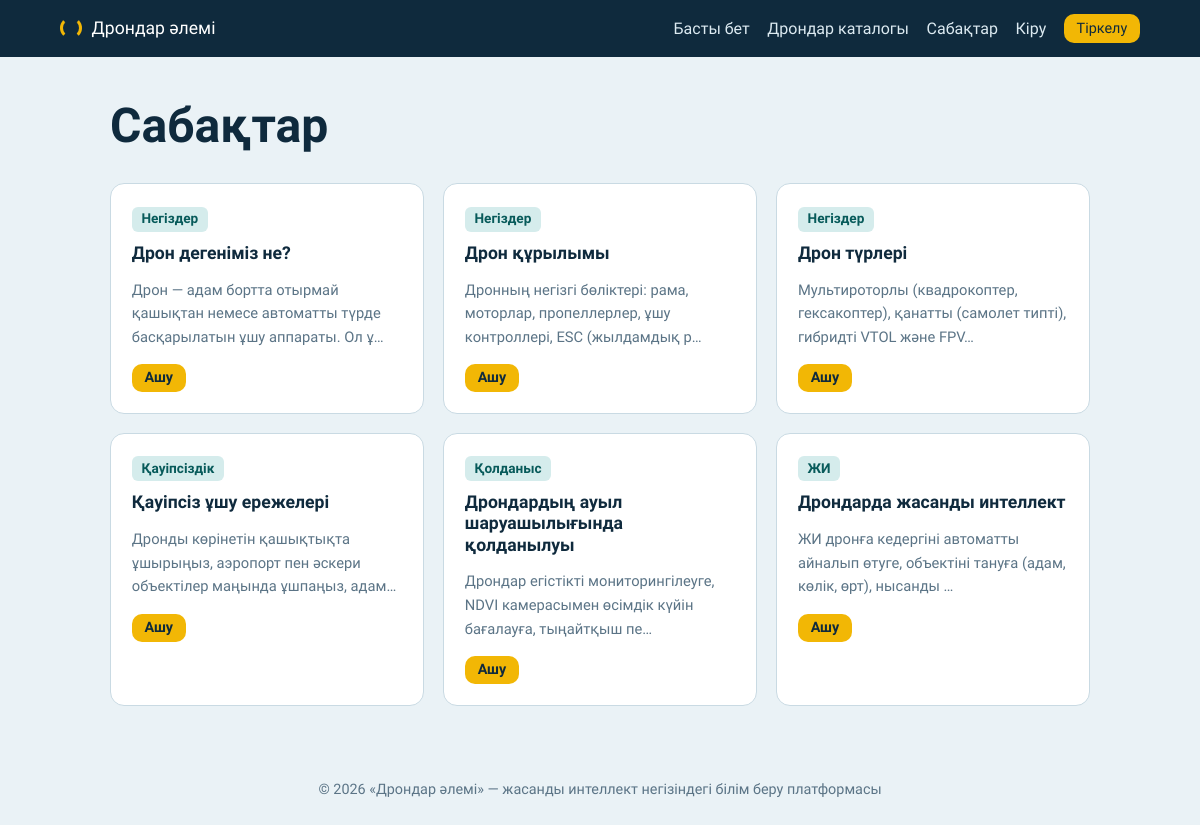
Page /lessons.php on the committed database.
### tables this page shows
CREATE TABLE IF NOT EXISTS lessons (
  id INT AUTO_INCREMENT PRIMARY KEY,
  title VARCHAR(200) NOT NULL,
  category VARCHAR(80) NOT NULL DEFAULT 'Жалпы',
  content TEXT NOT NULL,
  created_at TIMESTAMP DEFAULT CURRENT_TIMESTAMP
);

### config.php (called while the page is built, shortened)
<?php
function e($s) { return htmlspecialchars((string)$s, ENT_QUOTES, 'UTF-8'); }
function logged() { return $_SESSION['user'] ?? null; }

### lessons.php (the view)
<?php require 'config.php'; $title='Сабақтар';
$done=[]; if(logged()){ $q=$pdo->prepare('SELECT lesson_id FROM progress WHERE user_id=?'); $q->execute([logged()['id']]); $done=$q->fetchAll(PDO::FETCH_COLUMN); }
$rows=$pdo->query('SELECT * FROM lessons ORDER BY id')->fetchAll();
include 'includes/header.php'; ?>
<h1>Сабақтар</h1>
<div class="grid">
<?php foreach($rows as $l): ?>
  <article class="card"><span class="tag"><?= e($l['category']) ?></span>
  <h3 style="margin-top:.7rem"><?= e($l['title']) ?></h3>
  <p class="meta"><?= e(mb_substr($l['content'],0,90)) ?>…</p>
  <a class="btn small" href="lesson.php?id=<?= $l['id'] ?>">Ашу</a>
  <?php if(in_array($l['id'],$done)): ?> <span class="tag" style="background:#DFF3E8;color:var(--ok)">Өтілді</span><?php endif; ?></article>
<?php endforeach; ?>
</div>
<?php include 'includes/footer.php'; ?>

### includes/header.php (shortened to what this page needs)
<?php $u = logged(); $in_admin = strpos($_SERVER['SCRIPT_NAME'], '/admin/') !== false; $base = $in_admin ? '../' : ''; ?>
<!DOCTYPE html>
<html lang="kk">
<head>
<link rel="stylesheet" href="<?= $base ?>assets/style.css">
</head>
<body>
<header class="top">
  <a class="brand" href="<?= $base ?>index.php"><span class="rotor"></span>Дрондар әлемі</a>
  <nav>
    <a href="<?= $base ?>index.php">Басты бет</a>
    <a href="<?= $base ?>drones.php">Дрондар каталогы</a>
    <a href="<?= $base ?>lessons.php">Сабақтар</a>
    <?php if ($u): ?>
      <a href="<?= $base ?>chat.php">ЖИ көмекші</a>
      <a href="<?= $base ?>student.php">Оқушы панелі</a>
      <?php if ($u['role'] === 'admin'): ?><a href="<?= $base ?>admin/index.php">Әзірлеуші панелі</a><?php endif; ?>
      <a class="btn small" href="<?= $base ?>logout.php">Шығу (<?= e($u['name']) ?>)</a>
    <?php else: ?>
      <a href="<?= $base ?>login.php">Кіру</a>
      <a class="btn small" href="<?= $base ?>register.php">Тіркелу</a>
    <?php endif; ?>
  </nav>
</header>
<main>

### includes/footer.php
</main>
<footer class="foot">© <?= date('Y') ?> «Дрондар әлемі» — жасанды интеллект негізіндегі білім беру платформасы</footer>
</body>
</html>

### assets/style.css (style rules this page uses)
:root { --sky:#EAF2F6;--ink:#0F2A3D;--teal:#0E8A8A;--signal:#F2B705;--card:#fff;--line:#C9DAE3;--muted:#5B7486;--bad:#C0392B;--ok:#1E8E5A }
* { box-sizing:border-box }
body { margin:0;background:var(--sky);color:var(--ink);font:16px/1.6 'Onest',system-ui,sans-serif }
h1,h2,h3 { font-family:'Unbounded',sans-serif;line-height:1.2;margin:0 0 .6em }
h1 { font-size:clamp(1.8rem,4vw,3rem) }
h3 { font-size:1.1rem }
a { color:var(--teal) }
.top { display:flex;justify-content:space-between;align-items:center;gap:1rem;flex-wrap:wrap;padding:.9rem 5vw;background:var(--ink) }
.top nav { display:flex;gap:1.1rem;align-items:center;flex-wrap:wrap }
.top a { color:#DCEAF1;text-decoration:none;font-weight:500 }
.brand { font-family:'Unbounded',sans-serif;font-weight:700;font-size:1.1rem;display:flex;align-items:center;gap:.6rem;color:#fff!important }
.rotor { width:22px;height:22px;border-radius:50%;border:3px solid var(--signal);border-top-color:transparent;border-bottom-color:transparent;animation:spin 3s linear infinite }
main { max-width:1100px;margin:0 auto;padding:2.5rem 5vw }
.btn,button { display:inline-block;background:var(--signal);color:var(--ink);border:0;padding:.7rem 1.3rem;border-radius:10px;font:600 1rem 'Onest',sans-serif;cursor:pointer;text-decoration:none }
.btn.small { padding:.35rem .8rem;font-size:.9rem;color:var(--ink)!important }
.grid { display:grid;grid-template-columns:repeat(auto-fill,minmax(260px,1fr));gap:1.2rem }
.card { background:var(--card);border:1px solid var(--line);border-radius:14px;padding:1.3rem }
.tag { display:inline-block;background:#D5ECEC;color:#075A5A;border-radius:6px;padding:.1rem .6rem;font-size:.85rem;font-weight:600 }
.meta { color:var(--muted);font-size:.92rem }
.foot { text-align:center;padding:2rem;color:var(--muted);font-size:.9rem }

### rows in the picture
lessons: category "Негіздер", title "Дрон дегеніміз не?", content "Дрон — адам бортта отырмай қашықтан немесе автоматты түрде басқарылатын ұшу аппараты. Ол ұ"
lessons: category "Негіздер", title "Дрон құрылымы", content "Дронның негізгі бөліктері: рама, моторлар, пропеллерлер, ұшу контроллері, ESC (жылдамдық р"
lessons: category "Негіздер", title "Дрон түрлері", content "Мультироторлы (квадрокоптер, гексакоптер), қанатты (самолет типті), гибридті VTOL және FPV"
lessons: category "Қауіпсіздік", title "Қауіпсіз ұшу ережелері", content "Дронды көрінетін қашықтықта ұшырыңыз, аэропорт пен әскери объектілер маңында ұшпаңыз, адам"
lessons: category "Қолданыс", title "Дрондардың ауыл шаруашылығында қолданылуы", content "Дрондар егістікті мониторингілеуге, NDVI камерасымен өсімдік күйін бағалауға, тыңайтқыш пе"
lessons: category "ЖИ", title "Дрондарда жасанды интеллект", content "ЖИ дронға кедергіні автоматты айналып өтуге, объектіні тануға (адам, көлік, өрт), нысанды"
